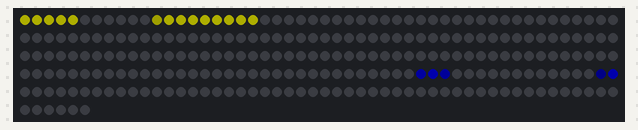
Simulated run of this sketch. Board: ESP8266 (NodeMCU). Shown: 256 RGB LEDs in strip order, left to right, continuing on the next row. Dim RGB values are drawn brighter than linear; random numbers use the default seed unless the sketch sets one; what the sketch prints to the serial monitor is not drawn.

Above: at 0.17 s.
At 6.03 s:
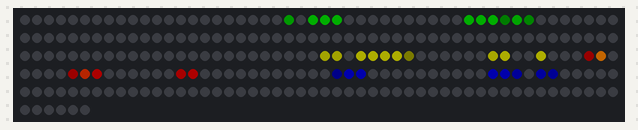
At 10.05 s:
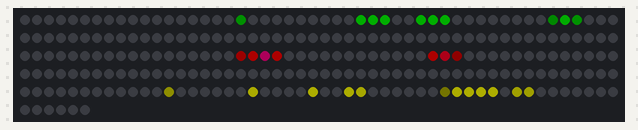
At 19.93 s:
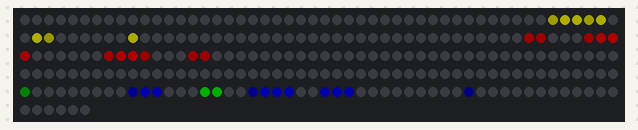
At 29.81 s:
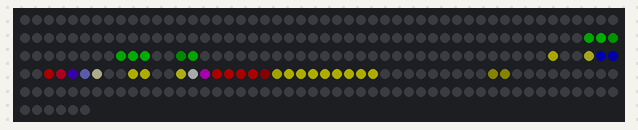
At 39.69 s:
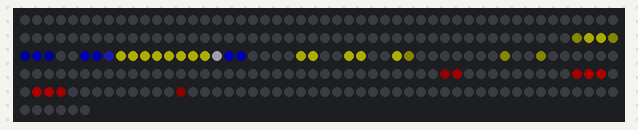

The sketch:

TestMatrix.ino
```cpp
#include <ESP8266WiFi.h>
#include <Adafruit_NeoPixel.h>

#include "cRoot.h"
#include "cKugel.h"
#include "cBall.h"
#include "cPacman.h"

#define LED_PIN D1

#define LEDS_X 8
#define LEDS_Y 32
#define LEDS 256
#define LEDS_DIF 10.0
#define BRIGHTNESS 255

//LED Matrix
uint32_t LEDcount = LEDS;
t_Vector aLEDs[LEDS];

//Grafikelemente definieren
t_Vector sAreaMin = {0.0, 0.0, 0.0};
t_Vector sAreaMax = {70.0, 310.0, 0.0};
// PAC-MAN
t_Vector sPosPac = {15.0, 0.0, 0.0};
t_Vector sMovePac = {0.0, -30.0, 0.0};
t_Color sRGBPac = {50.0, 50.0, 0.0};
cPacman Pacman(25.0, 5.0, sAreaMin, sAreaMax, sPosPac, sMovePac, 0.0, 0.0, sRGBPac);

// BÄLLE
t_Vector sMove = {-20.0, 5.0, 0.0};
t_Color sColor1 = {50.0, 0.0, 0.0};
cBall Ball_1(10.0, 15.0, 5.0, sAreaMin, sAreaMax, sMove, sColor1, 0.0, 0);
t_Color sColor2 = {0.0, 50.0, 0.0};
cBall Ball_2(10.0, 15.0, 5.0, sAreaMin, sAreaMax, sMove, sColor2, 0.0, 0);
t_Color sColor3 = {0.0, 0.0, 50.0};
cBall Ball_3(10.0, 15.0, 5.0, sAreaMin, sAreaMax, sMove, sColor3, 0.0, 0);

// KUGELN
// nicht verwendet
/*
float solidRadius = 20.0;
float glowRadius = 5.0;
t_Vector sPos = {20.0, 30.0, 0.0};
t_Vector sMove = {10.0, 27.0, 0};
float grow = 0.0;
float accelerate = 0.0;
t_Color sRGB = {0.0, 0.0, 50.0};
float colorSpeed = 0.0;
uint8_t colorMode = 0;
cKugel Kugel1(solidRadius, glowRadius, sAreaMin, sAreaMax, sPos, sMove, grow, accelerate, sRGB, colorSpeed, colorMode);
t_Vector sPos2 = {30.0, 300.0, 0.0};
t_Vector sMove2 = {0, -20.0, 10.0};
t_Color sRGB2 = {0.0, 50.0, 0.0};
cKugel Kugel2(10.0, 15.0, sAreaMin, sAreaMax, sPos2, sMove2, 0.0, 0.0, sRGB2, 0.0, 0);
*/

uint32_t oldMillis;
Adafruit_NeoPixel strip(LEDS, LED_PIN, NEO_GRB + NEO_KHZ800);
// Argument 1 = Number of pixels in NeoPixel strip
// Argument 2 = Arduino pin number (most are valid)
// Argument 3 = Pixel type flags, add together as needed:
//   NEO_KHZ800  800 KHz bitstream (most NeoPixel products w/WS2812 LEDs)
//   NEO_KHZ400  400 KHz (classic 'v1' (not v2) FLORA pixels, WS2811 drivers)
//   NEO_GRB     Pixels are wired for GRB bitstream (most NeoPixel products)
//   NEO_RGB     Pixels are wired for RGB bitstream (v1 FLORA pixels, not v2)
//   NEO_RGBW    Pixels are wired for RGBW bitstream (NeoPixel RGBW products)

void setup() {
  Serial.begin(115200);
  Serial.println("Setup start");
  float alpha;
  uint8_t x, y;
  uint32_t n;
  for(y=0;y<LEDS_Y;y++){
    for(x=0;x<LEDS_X;x++){
      n = x + y * LEDS_X;
      if(y%2 == 0){
        aLEDs[n].x = (float)x * LEDS_DIF;
      }else{
        aLEDs[n].x = (LEDS_X - (float)x - 1.0) * LEDS_DIF;
      }
      aLEDs[n].y = (float)y * LEDS_DIF;
      aLEDs[n].z = 0.0;
    }
  }


  strip.begin();           // INITIALIZE NeoPixel strip object (REQUIRED)
  strip.show();            // Turn OFF all pixels ASAP
  strip.setBrightness(BRIGHTNESS); // Set BRIGHTNESS to about 1/5 (max = 255)
  Serial.println("Setup done");
  oldMillis = millis();
}

void loop() {
  t_KugelDim dimPacMan;
  static uint32_t n;
  float r;
  float g;
  float b;
  uint8_t uR;
  uint8_t uG;
  uint8_t uB;
  uint32_t i;
  uint32_t newMillis = millis();
  float diffMillis = (float)(newMillis - oldMillis) / 1000.0;
  oldMillis = newMillis;
//  Kugel1.update(diffMillis);
//  Kugel2.update(diffMillis);
  Ball_1.update(diffMillis);
  Ball_2.update(diffMillis);
  Ball_3.update(diffMillis);
  Pacman.update(diffMillis);
  dimPacMan = Pacman.getDim();
  Ball_1.checkCrash(dimPacMan);
  Ball_2.checkCrash(dimPacMan);
  Ball_3.checkCrash(dimPacMan);
  strip.clear();
  for(i=0;i<LEDcount;i++){
    r = 0;
    g = 0;
    b = 0;
//    Kugel1.addColorRGB(aLEDs[i], r, g, b);
//    Kugel2.addColorRGB(aLEDs[i], r, g, b);
    Ball_1.addColorRGB(aLEDs[i], r, g, b);
    Ball_2.addColorRGB(aLEDs[i], r, g, b);
    Ball_3.addColorRGB(aLEDs[i], r, g, b);
    Pacman.addColorRGB(aLEDs[i], r, g, b);
    //Summe Rot
    if(r > 255){
      uR = 255;
    }else{
      uR = (uint8_t)r;
    }
    //Summe Grün
    if(g > 255){
      uG = 255;
    }else{
      uG = (uint8_t)g;
    }
    //Summe Blau
    if(b > 255){
      uB = 255;
    }else{
      uB = (uint8_t)b;
    }
    strip.setPixelColor(i, uR, uG, uB);
  }
  strip.show();
}
```

cBall.h
```cpp
#ifndef _CBALL_H
#define _CBALL_H

#include "cRoot.h"

class cBall : public cRoot{
  public:
    cBall(float minRadius, float maxRadius, float glowRadius, t_Vector sAreaMin, t_Vector sAreaMax, t_Vector sMove, t_Color sRGB, float colorSpeed, uint8_t colorMode){
      _minRad = minRadius;
      _maxRad = maxRadius;
      _moveInit = sMove;
      _areaMax = sAreaMax;
      _areaMin = sAreaMin;
      _grow = 0.0;
      _acc = 0.0;
      _rgb = sRGB;
      _cSpeed = colorSpeed;
      _glowRad = glowRadius;
      _mode = colorMode;
      reInit();
    }
    void checkCrash(t_KugelDim sDim){
      float delta = getDistance(sDim.sPos);
      if(delta < sDim.fRadius){
        reInit();
      }
    }
    void update(float fSeconds){
      //Bewegung
      _pos.x += _move.x * fSeconds;
      _pos.y += _move.y * fSeconds;
      _pos.z += _move.z * fSeconds;
      //Kollision X
      if(_move.x > 0.0){
        if((_pos.x + _solidRad) >= _areaMax.x){
          _move.x *= -1.0;
        }
      }
      if(_move.x < 0.0){
        if((_pos.x - _solidRad) <= _areaMin.x){
          _move.x *= -1.0;
        }
      }
      //Kollision Y
      if(_move.y > 0.0){
        if((_pos.y + _solidRad) >= _areaMax.y){
          _move.y *= -1.0;
        }
      }
      if(_move.y < 0.0){
        if((_pos.y - _solidRad) <= _areaMin.y){
          _move.y *= -1.0;
        }
      }
      //Kollision Z
      if(_move.z > 0.0){
        if((_pos.z + _solidRad) >= _areaMax.z){
          _move.z *= -1.0;
        }
      }
      if(_move.z < 0.0){
        if((_pos.z - _solidRad) <= _areaMin.z){
          _move.z *= -1.0;
        }
      }
      //Beschleunigung
      _move.x += _acc * fSeconds;
      _move.y += _acc * fSeconds;
      _move.z += _acc * fSeconds;
      //Wachstum
      _solidRad += _grow * fSeconds;
      if(_solidRad < 0.0){
        _solidRad = 0.0;
      }
      _glowRad += _grow * fSeconds;
      if(_glowRad < 0.0){
        _glowRad = 0.0;
      }
    }
    void addColorRGB(t_Vector pos, float &r, float &g, float &b){
      float delta = getDistance(pos);
      if(delta <= _solidRad){
        r = r + _rgb.r;
        g = g + _rgb.g;
        b = b + _rgb.b;
      }else if(delta - _solidRad < _glowRad){
        float factor = (_glowRad - (delta - _solidRad)) / _glowRad;
        r = r + _rgb.r * factor;
        g = g + _rgb.g * factor;
        b = b + _rgb.b * factor;
      }
    }

  private:
    float _minRad;
    float _maxRad;
    float _solidRad;
    float _glowRad;
    t_Vector _moveInit;
    void reInit(){
      float fRand;
      //Startposition
      fRand = 0.01 * (float)random(0,101);
      _pos.y = (_areaMax.y - _areaMin.y) * fRand + _areaMin.y;
      fRand = 0.01 * (float)random(0,101);
      _pos.z = (_areaMax.z - _areaMin.z) * fRand + _areaMin.z;
      fRand = 0.01 * (float)random(0,101);
      _pos.x = (_areaMax.x - _areaMin.x) * fRand + _areaMax.x;
      //Bewegung
      fRand = 0.01 * (float)random(-100,101);
      _move.y = _moveInit.y * fRand;
      fRand = 0.01 * (float)random(-100,101);
      _move.z = _moveInit.z * fRand;
      fRand = 0.01 * (float)random(50,101);
      _move.x = _moveInit.x * fRand;
      //Durchmesser
      fRand = 0.01 * (float)random(0,101);
      _solidRad = (_maxRad - _minRad) * fRand + _minRad;
    }
};

#endif
```

cKugel.h
```cpp
#ifndef _CKUGEL_H
#define _CKUGEL_H

#include "cRoot.h"

class cKugel : public cRoot{
  public:
    cKugel(float solidRadius, float glowRadius, t_Vector sAreaMin, t_Vector sAreaMax, t_Vector sPos, t_Vector sMove, float grow, float accelerate, t_Color sRGB, float colorSpeed, uint8_t colorMode){
      _pos = sPos;
      _move = sMove;
      _areaMax = sAreaMax;
      _areaMin = sAreaMin;
      _grow = grow;
      _acc = accelerate;
      _rgb = sRGB;
      _cSpeed = colorSpeed;
      _solidRad = solidRadius;
      _glowRad = glowRadius;
      _mode = colorMode;
    }
    void update(float fSeconds){
      //Bewegung
      _pos.x += _move.x * fSeconds;
      _pos.y += _move.y * fSeconds;
      _pos.z += _move.z * fSeconds;
      //Kollision X
      if(_move.x > 0.0){
        if((_pos.x + _solidRad) >= _areaMax.x){
          _move.x *= -1.0;
        }
      }
      if(_move.x < 0.0){
        if((_pos.x - _solidRad) <= _areaMin.x){
          _move.x *= -1.0;
        }
      }
      //Kollision Y
      if(_move.y > 0.0){
        if((_pos.y + _solidRad) >= _areaMax.y){
          _move.y *= -1.0;
        }
      }
      if(_move.y < 0.0){
        if((_pos.y - _solidRad) <= _areaMin.y){
          _move.y *= -1.0;
        }
      }
      //Kollision Z
      if(_move.z > 0.0){
        if((_pos.z + _solidRad) >= _areaMax.z){
          _move.z *= -1.0;
        }
      }
      if(_move.z < 0.0){
        if((_pos.z - _solidRad) <= _areaMin.z){
          _move.z *= -1.0;
        }
      }
      //Beschleunigung
      _move.x += _acc * fSeconds;
      _move.y += _acc * fSeconds;
      _move.z += _acc * fSeconds;
      //Wachstum
      _solidRad += _grow * fSeconds;
      if(_solidRad < 0.0){
        _solidRad = 0.0;
      }
      _glowRad += _grow * fSeconds;
      if(_glowRad < 0.0){
        _glowRad = 0.0;
      }
    }
    void addColorRGB(t_Vector pos, float &r, float &g, float &b){
      float delta = getDistance(pos);
      if(delta <= _solidRad){
        r = r + _rgb.r;
        g = g + _rgb.g;
        b = b + _rgb.b;
      }else if(delta - _solidRad < _glowRad){
        float factor = (_glowRad - (delta - _solidRad)) / _glowRad;
        r = r + _rgb.r * factor;
        g = g + _rgb.g * factor;
        b = b + _rgb.b * factor;
      }
    }

  private:
    float _solidRad;
    float _glowRad;
};

#endif
```

cPacman.h
```cpp
#ifndef _CPACMAN_H
#define _CPACMAN_H

#define _CPACMAN_OPEN 1.0
#define _CPACMAN_WIDTH 0.9

#include "cRoot.h"

class cPacman : public cRoot{
  public:
    cPacman(float solidRadius, float glowRadius, t_Vector sAreaMin, t_Vector sAreaMax, t_Vector sPos, t_Vector sMove, float grow, float accelerate, t_Color sRGB){
      _pos = sPos;
      _move = sMove;
      _areaMax = sAreaMax;
      _areaMin = sAreaMin;
      _grow = grow;
      _acc = accelerate;
      _rgb = sRGB;
      _solidRad = solidRadius;
      _glowRad = glowRadius;
      _mouth = 0.0;
      _open = true;
    }
    t_KugelDim getDim(){
      t_KugelDim sDim;
      sDim.sPos = _pos;
      sDim.fRadius = _solidRad;
      return sDim;
    }
    void update(float fSeconds){
      //Mund
      if(_open){
        _mouth += fSeconds * _CPACMAN_OPEN * 3.0;
        if(_mouth > _CPACMAN_OPEN){
          _open = false;
        }
      }else{
        _mouth -= fSeconds * _CPACMAN_OPEN * 3.0;
        if(_mouth < 0){
          _open = true;
          _mouth = 0.0;
        }
      }
      //Bewegung
      _pos.x += _move.x * fSeconds;
      _pos.y += _move.y * fSeconds;
      _pos.z += _move.z * fSeconds;
      //Kollision X
      if(_move.x > 0.0){
        if((_pos.x + _solidRad) >= _areaMax.x){
          _move.x *= -1.0;
        }
      }
      if(_move.x < 0.0){
        if((_pos.x - _solidRad) <= _areaMin.x){
          _move.x *= -1.0;
        }
      }
      //Kollision Y
      if(_move.y > 0.0){
        if((_pos.y + _solidRad) >= _areaMax.y){
          _move.y *= -1.0;
        }
      }
      if(_move.y < 0.0){
        if((_pos.y - _solidRad) <= _areaMin.y){
          _move.y *= -1.0;
        }
      }
      //Kollision Z
      if(_move.z > 0.0){
        if((_pos.z + _solidRad) >= _areaMax.z){
          _move.z *= -1.0;
        }
      }
      if(_move.z < 0.0){
        if((_pos.z - _solidRad) <= _areaMin.z){
          _move.z *= -1.0;
        }
      }
      //Beschleunigung
      _move.x += _acc * fSeconds;
      _move.y += _acc * fSeconds;
      _move.z += _acc * fSeconds;
      //Wachstum
      _solidRad += _grow * fSeconds;
      if(_solidRad < 0.0){
        _solidRad = 0.0;
      }
      _glowRad += _grow * fSeconds;
      if(_glowRad < 0.0){
        _glowRad = 0.0;
      }
    }
    void addColorRGB(t_Vector pos, float &r, float &g, float &b){
      float delta = getDistance(pos);
      float anKat;
      float Hypo;
      float alpha;
      if(_move.y > 0){
        anKat = pos.y - (_pos.y - _solidRad * _CPACMAN_WIDTH);
      }else{
        anKat = (_pos.y + _solidRad * _CPACMAN_WIDTH) - pos.y;
      }
      Hypo = sqrt(pow(anKat,2) + pow(pos.x - _pos.x,2));
      alpha = acos(anKat / Hypo);
      if(alpha > _mouth){
        if(delta <= _solidRad){
          r = r + _rgb.r;
          g = g + _rgb.g;
          b = b + _rgb.b;
        }else if(delta - _solidRad < _glowRad){
          float factor = (_glowRad - (delta - _solidRad)) / _glowRad;
          r = r + _rgb.r * factor;
          g = g + _rgb.g * factor;
          b = b + _rgb.b * factor;
        }
      }
    }

  private:
    float _solidRad;
    float _glowRad;
    float _mouth;
    bool _open;
};

#endif
```

cRoot.h
```cpp
#ifndef _CROOT_H
#define _CROOT_H

typedef struct{
  float x, y, z;
}t_Vector;

typedef struct{
  t_Vector sPos;
  float fRadius;
}t_KugelDim;

typedef struct{
  float r, g, b;
}t_Color;

class cRoot{
  // x y z Werte in um
  public:
    cRoot(){;}
    virtual void update(float fSeconds){;}
    float getDistance(t_Vector pos){
      return sqrt(pow(pos.x - _pos.x,2) + pow(pos.y - _pos.y,2) + pow(pos.z - _pos.z,2));
    }
  protected:
    t_Vector _pos;
    t_Vector _move;
    t_Vector _areaMax;
    t_Vector _areaMin;
    float _grow;
    float _acc;
    t_Color _rgb;
    float _cSpeed;
    uint8_t _mode;
};

#endif
```
